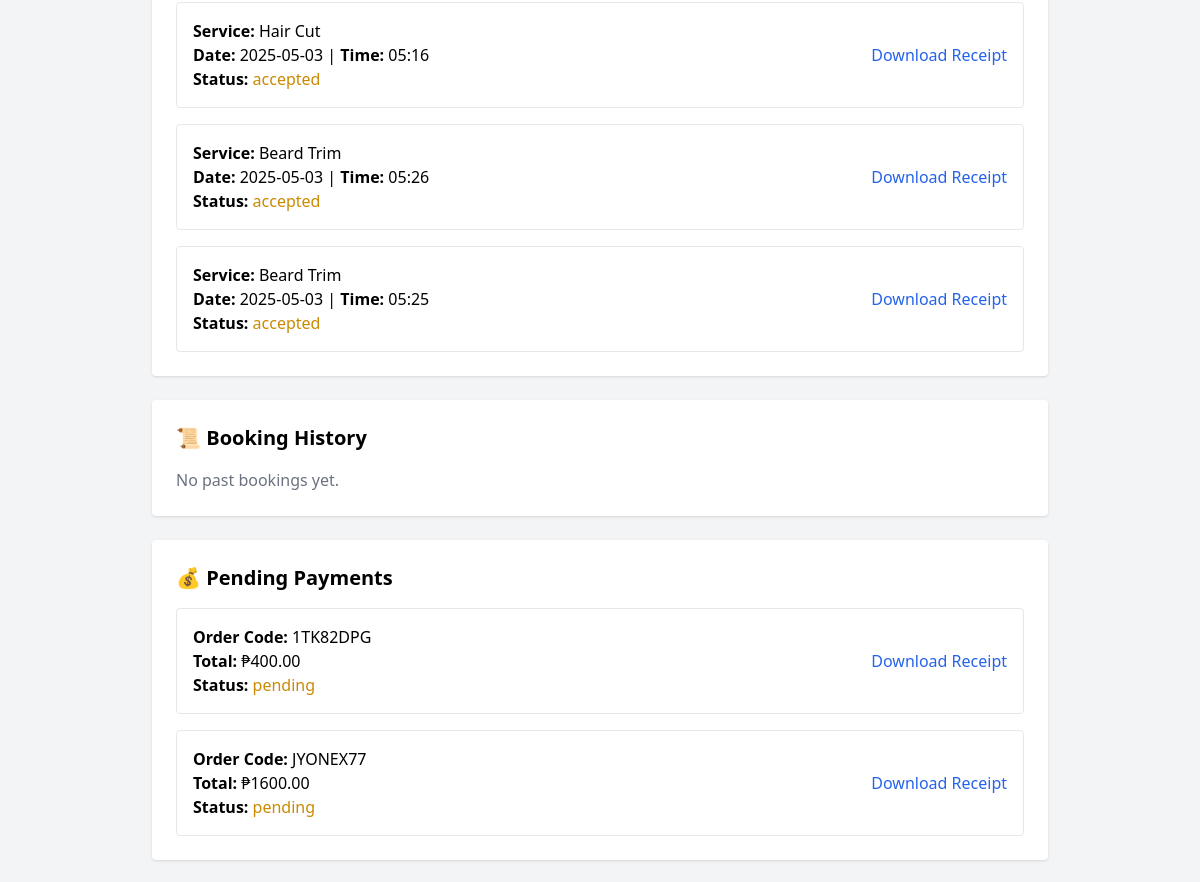
The page /profile (signed in, middle part) on the database as committed earlier.
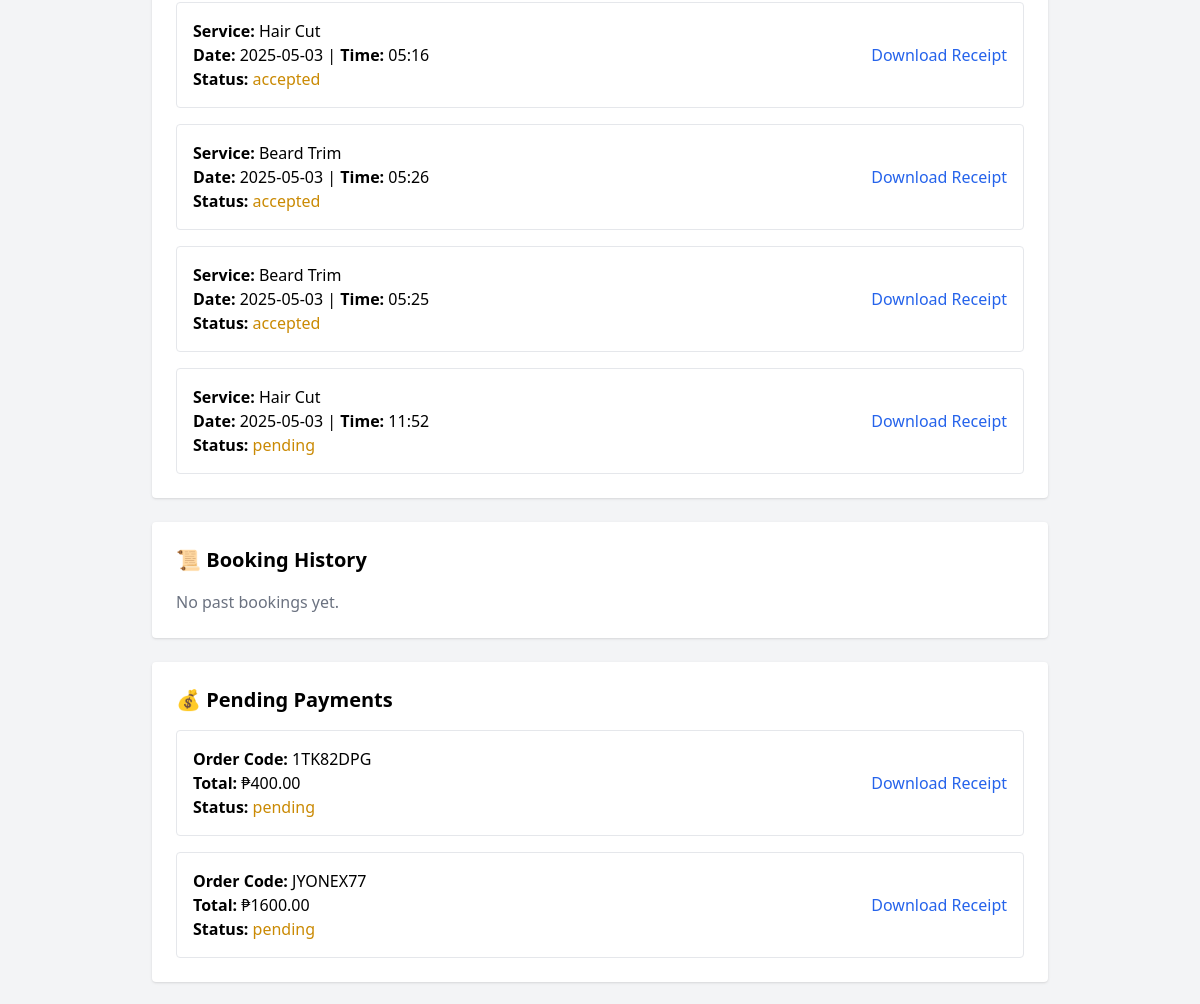
The same page on the database as committed later.
### app/models.py (models this page shows, shortened)
class Booking(db.Model):
    id = db.Column(db.Integer, primary_key=True)
    user_id = db.Column(db.Integer, db.ForeignKey('user.id'), nullable=False)  # Client
    service = db.Column(db.String(100))
    date = db.Column(db.String(20))
    time = db.Column(db.String(20))
    order_code = db.Column(db.String(10), unique=True)
    status = db.Column(db.String(20), default='pending')
    timestamp = db.Column(db.DateTime, default=datetime.utcnow)
    payment_status = db.Column(db.String(20), default='unpaid')
    price = db.Column(db.Float, nullable=True)
    barber_id = db.Column(db.Integer, db.ForeignKey('user.id'), nullable=True)
    user = db.relationship(
        'User',
        back_populates='bookings',
        foreign_keys=[user_id]
    )
    barber = db.relationship(
        'User',
        back_populates='assigned_bookings',
        foreign_keys=[barber_id]
    )

class Order(db.Model):
    id = db.Column(db.Integer, primary_key=True)
    order_code = db.Column(db.String(10), unique=True, nullable=False)
    user_id = db.Column(db.Integer, db.ForeignKey('user.id'), nullable=False)
    total = db.Column(db.Float, nullable=False)
    status = db.Column(db.String(20), default='pending')
    timestamp = db.Column(db.DateTime, default=datetime.utcnow)
    user = db.relationship('User', backref='orders')
    items = db.relationship('OrderItem', backref='order', lazy=True)

### app/routes.py (the view, shortened to what this page needs)
@main.route('/profile', methods=['GET', 'POST'])
@login_required
def profile():
    active_bookings = Booking.query.filter_by(user_id=current_user.id).filter(Booking.status != 'completed').all()
    history = Booking.query.filter_by(user_id=current_user.id, status='completed').all()
    pending_orders = Order.query.filter_by(user_id=current_user.id, status='pending').all()
    completed_orders = Order.query.filter_by(user_id=current_user.id, status='paid').all()
    return render_template('profile.html',
                           active_bookings=active_bookings,
                           history=history,
                           pending_orders=pending_orders,
                           completed_orders=completed_orders)

### app/routes.py (called while the page is built)
@login_manager.user_loader
def load_user(user_id):
    return User.query.get(int(user_id))

### app/templates/profile.html (shortened to what this page needs)
<!DOCTYPE html>
<html lang="en">
<head>
  <script src="https://cdn.tailwindcss.com"></script>
</head>
<body class="bg-gray-100 p-6">
  <div class="max-w-4xl mx-auto">
    <div class="bg-white p-6 rounded shadow mb-6">
      {% if active_bookings %}
        <ul class="space-y-4">
          {% for b in active_bookings %}
          <li class="border p-4 rounded flex justify-between items-center">
            <div>
              <p><strong>Service:</strong> {{ b.service }}</p>
              <p><strong>Date:</strong> {{ b.date }} | <strong>Time:</strong> {{ b.time }}</p>
              <p><strong>Status:</strong> <span class="text-yellow-600">{{ b.status }}</span></p>
            </div>
            {% if b.status != 'paid' %}
            <a href="{{ url_for('main.receipt', order_code=b.order_code) }}"
               class="text-blue-600 hover:underline">Download Receipt</a>
            {% endif %}
          </li>
          {% endfor %}
        </ul>
      {% else %}
        <p class="text-gray-500">No active bookings.</p>
      {% endif %}
    </div>
    <div class="bg-white p-6 rounded shadow">
      <h2 class="text-xl font-semibold mb-4">📜 Booking History</h2>
      {% if history %}
        <ul class="space-y-4">
          {% for b in history %}
          <li class="border p-4 rounded">
            <p><strong>Service:</strong> {{ b.service }}</p>
            <p><strong>Date:</strong> {{ b.date }} | <strong>Time:</strong> {{ b.time }}</p>
            <p><strong>Status:</strong> <span class="text-green-600">{{ b.status }}</span></p>
          </li>
          {% endfor %}
        </ul>
      {% else %}
        <p class="text-gray-500">No past bookings yet.</p>
      {% endif %}
    </div>
    <div class="bg-white p-6 rounded shadow mt-6">
      <h2 class="text-xl font-semibold mb-4">💰 Pending Payments</h2>
      {% if pending_orders %}
        <ul class="space-y-4">
          {% for order in pending_orders %}
          <li class="border p-4 rounded flex justify-between items-center">
            <div>
              <p><strong>Order Code:</strong> {{ order.order_code }}</p>
              <p><strong>Total:</strong> ₱{{ '%.2f' | format(order.total) }}</p>
              <p><strong>Status:</strong> <span class="text-yellow-600">{{ order.status }}</span></p>
            </div>
            <a href="{{ url_for('main.receipt', order_code=order.order_code) }}"
               class="text-blue-600 hover:underline">Download Receipt</a>
          </li>
          {% endfor %}
        </ul>
      {% else %}
        <p class="text-gray-500">No unpaid orders at the moment.</p>
      {% endif %}
    </div>
  </div>
</body>
</html>

Rows that differ between the two databases and show on the page:
added Booking: service "Hair Cut", date "2025-05-03", time "11:52", status "pending"
